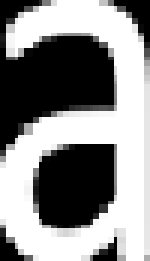
%> input picture OCR/characters/a.bmp, 50 x 87 px (shown 3 times larger)
$ octave OCR_Without_Data.m   (GNU Octave 9; MATLAB toolbox functions it lacks are replaced by stand-ins)
%> lines starting %> are read from the running program, lines starting %| are printed output that depends on the picture
clc; clear;

a=imread('characters\a.bmp'); b=imread('characters\b.bmp'); c=imread('characters\c.bmp');
%> further down, a is the input picture: size 87x50x3 uint8; min 0, max 255, mean 140.2
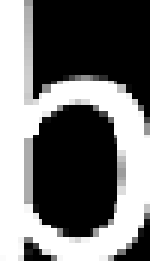
%> input picture OCR/characters/b.bmp, 50 x 87 px (shown 3 times larger)
%> further down, b is the input picture: size 87x50x3 uint8; min 0, max 255, mean 112.9
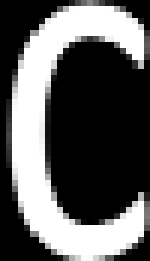
%> input picture OCR/characters/c.bmp, 50 x 87 px (shown 3 times larger)
%> further down, c is the input picture: size 87x50x3 uint8; min 0, max 255, mean 93
c2=imread('characters\ç.bmp'); d=imread('characters\d.bmp'); e=imread('characters\e.bmp');
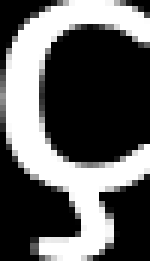
%> input picture OCR/characters/ç.bmp, 50 x 87 px (shown 3 times larger)
%> further down, c2 is the input picture: size 87x50x3 uint8; min 0, max 255, mean 94.9
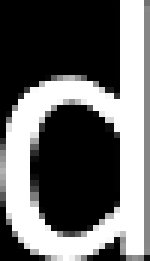
%> input picture OCR/characters/d.bmp, 50 x 87 px (shown 3 times larger)
%> further down, d is the input picture: size 87x50x3 uint8; min 0, max 255, mean 104.2
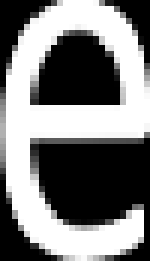
%> input picture OCR/characters/e.bmp, 50 x 87 px (shown 3 times larger)
%> further down, e is the input picture: size 87x50x3 uint8; min 0, max 255, mean 124.5
%> (the run ends here)
